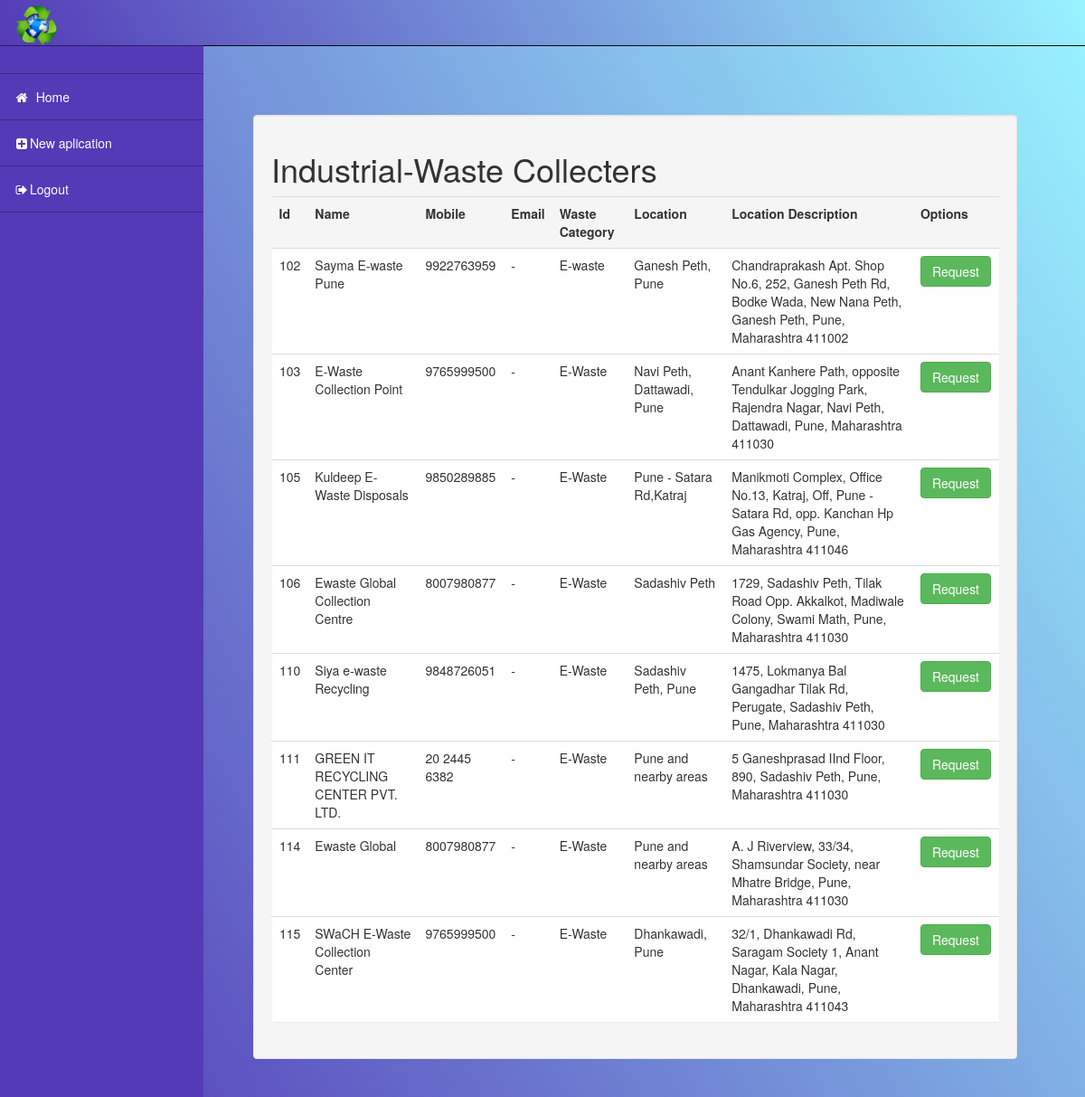
The app's page /industrial_waste.php with its own data.
### tables this page shows
CREATE TABLE `industrial_waste_info` (
  `Id` int(11) NOT NULL,
  `name` varchar(255) NOT NULL,
  `mobile` varchar(15) DEFAULT NULL,
  `email` varchar(255) NOT NULL,
  `wastetype` varchar(255) NOT NULL DEFAULT 'E-Waste',
  `location` varchar(255) NOT NULL,
  `locationdescription` varchar(255) NOT NULL
);

### industrial_waste.php (the view, shortened to what this page needs)
<!DOCTYPE html>
<html>
<head>
<link href="//maxcdn.bootstrapcdn.com/bootstrap/3.3.0/css/bootstrap.min.css" rel="stylesheet" id="bootstrap-css">
</head>
<body>
<div id="wrapper">
    <nav class="navbar navbar-inverse navbar-fixed-top" role="navigation" style='background: linear-gradient(60deg, rgba(84,58,183,1) 0%, rgb(153 244 255) 100%);'>
        <div class="navbar-header">
            <a class="navbar-brand" href="icon2.PNG">
                <img src="icon2.PNG" alt="LOGO"heigth='50'width='50'class='logo1'>
            </a>
        </div>
       <ul class="nav navbar-right top-nav">
            <li>
                <a href="#" data-placement="bottom"  data-toggle="tooltip"> <h5><?php echo '';?></h5>
            </li>
        </ul>
        <div class="collapse navbar-collapse navbar-ex1-collapse" style='background: linear-gradient(60deg, rgb(143 218 245) 0%, rgb(149 233 250) 100%);float: right;'>
            <ul class="nav navbar-nav side-nav" style="background: linear-gradient(60deg, rgba(84,58,183,1) 0%, rgba(84,58,183,1) 100%); ">
                <li>
                    <a href="index.html" data-toggle="collapse" data-target="#submenu-1"><i class="fa fa-fw fa-home"style="color: white;" ></i><mark style="background: none;color: white;" > Home</mark> </a>
                </li>
                <li>
                    <a href="new_form.php"><i class="fa fa-fw fa fa-plus-square" style="color: white;" ></i><span style="background: none;color: white;" >New aplication</span></a>
                </li>
                <li>
                    <a href="logout-user.php"><i class="fa fa-fw fa fa-sign-out" style="color: white;" ></i><span style="background: none;color: white;" >Logout</span></a>
                </li>
            </ul>
        </div>
    </nav>
    <div id="page-wrapper">
        <div class="container-fluid">
            <div class="row" id="main" style="margin-top:  55px;margin-left: 30px;margin-right: 50px;" >
                <div class="col-sm-12 col-md-12 well" id="content">
                    <h1>Industrial-Waste Collecters</h1>
                      <table  cellspacing:="12" class='table'>
             <tr class="panel-heading">
                 <th> Id </th>
                 <th> Name </th>
                 <th> Mobile </th>
                 <th> Email </th>
                 <th> Waste Category </th>
                 <th>Location</th>
                 <th>Location Description</th>
                 <th>Options</th>
             </tr>
   <?php
   include("connection.php");
   $query = "select * from industrial_waste_info";
   $data = mysqli_query($con,$query);
   $total = mysqli_num_rows($data);
   if($total!=0) {
      while($result=mysqli_fetch_assoc($data)){
     echo "
           <tr class='panel panel'>
               <td>   ".$result['Id']." </td>
               <td>   ".$result['name']." </td>
               <td>   ".$result['mobile']."  </td>
               <td>   ".$result['email']." </td>
               <td>   ".$result['wastetype']." </td>
               <td>   ".$result['location']." </td>
               <td>   ".$result['locationdescription']."  </td>
               <td><a href = 'admindelete.php?i=$result[Id] 'class='btn btn-success'>Request</a></td>
           </tr> ";
      }
   }
?>
</table>
                </div>
            </div>
        </div>
    </div>
</div>
</body>
</html>

### industrial_waste.php (style rules this page uses)
@media (min-width:768px) { body { margin-top: 50px; background: linear-gradient(60deg, rgba(84,58,183,1) 0%, rgb(153 244 255) 100%); } }
#wrapper { padding-left: 0; }
#page-wrapper { width: 100%; padding: 0; }
@media (min-width:768px) { #wrapper { padding-left: 225px; } }
@media (min-width:768px) { #page-wrapper { padding: 22px 10px; } }
.top-nav { padding: 0 15px; }
.top-nav>li { display: inline-block; float: left; }
.top-nav>li>a { padding-top: 20px; padding-bottom: 20px; line-height: 20px; color: #fff; }
@media (min-width:768px) { .side-nav { position: fixed; top: 50px; left: 225px; width: 225px; margin-left: -225px; border: none; border-radius: 0; border-top: 1px rgba(0,0,0,.5) solid; overflow-y: auto; background-color: #37517e; bottom: 0; overflow-x: hidden; padding-bottom: 40px; } }
@media (min-width:768px) { .side-nav>li>a { width: 225px; border-bottom: 1px rgba(0,0,0,.3) solid; } }
.navbar-brand { padding: 5px 15px; }
.logo1 { border-radius :50%; }

### records on screen
industrial_waste_info: Id "102", name "Sayma E-waste Pune", mobile "9922763959", email "-", wastetype "E-waste", location "Ganesh Peth, Pune", locationdescription "Chandraprakash Apt. Shop No.6, 252, Ganesh Peth Rd, Bodke Wada, New Nana Peth, Ganesh Peth, Pune, Maharashtra 411002"
industrial_waste_info: Id "103", name "E-Waste Collection Point", mobile "9765999500", email "-", wastetype "E-Waste", location "Navi Peth, Dattawadi, Pune", locationdescription "Anant Kanhere Path, opposite Tendulkar Jogging Park, Rajendra Nagar, Navi Peth, Dattawadi, Pune, Maharashtra 411030"
industrial_waste_info: Id "105", name "Kuldeep E-Waste Disposals", mobile "9850289885", email "-", wastetype "E-Waste", location "Pune - Satara Rd,Katraj", locationdescription "Manikmoti Complex, Office No.13, Katraj, Off, Pune - Satara Rd, opp. Kanchan Hp Gas Agency, Pune, Maharashtra 411046"
industrial_waste_info: Id "106", name "Ewaste Global Collection Centre", mobile "8007980877", email "-", wastetype "E-Waste", location "Sadashiv Peth", locationdescription "1729, Sadashiv Peth, Tilak Road Opp. Akkalkot, Madiwale Colony, Swami Math, Pune, Maharashtra 411030"
industrial_waste_info: Id "110", name "Siya e-waste Recycling", mobile "9848726051", email "-", wastetype "E-Waste", location "Sadashiv Peth, Pune", locationdescription "1475, Lokmanya Bal Gangadhar Tilak Rd, Perugate, Sadashiv Peth, Pune, Maharashtra 411030"
industrial_waste_info: Id "111", name "GREEN IT RECYCLING CENTER PVT. LTD.", mobile "20 2445 6382", email "-", wastetype "E-Waste", location "Pune and nearby areas", locationdescription "5 Ganeshprasad IInd Floor, 890, Sadashiv Peth, Pune, Maharashtra 411030"
industrial_waste_info: Id "114", name "Ewaste Global", mobile "8007980877", email "-", wastetype "E-Waste", location "Pune and nearby areas", locationdescription "A. J Riverview, 33/34, Shamsundar Society, near Mhatre Bridge, Pune, Maharashtra 411030"
industrial_waste_info: Id "115", name "SWaCH E-Waste Collection Center", mobile "9765999500", email "-", wastetype "E-Waste", location "Dhankawadi, Pune", locationdescription "32/1, Dhankawadi Rd, Saragam Society 1, Anant Nagar, Kala Nagar, Dhankawadi, Pune, Maharashtra 411043"
